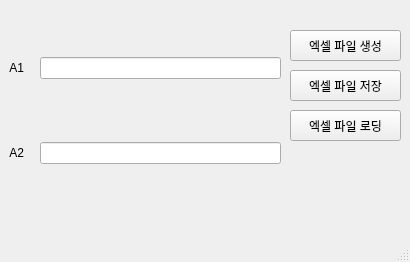
<?xml version="1.0" encoding="UTF-8"?>
<ui version="4.0">
 <class>MainWindow</class>
 <widget class="QMainWindow" name="MainWindow">
  <property name="geometry">
   <rect>
    <x>0</x>
    <y>0</y>
    <width>410</width>
    <height>262</height>
   </rect>
  </property>
  <property name="windowTitle">
   <string>MainWindow</string>
  </property>
  <widget class="QWidget" name="centralwidget">
   <widget class="QPushButton" name="p1">
    <property name="geometry">
     <rect>
      <x>290</x>
      <y>30</y>
      <width>111</width>
      <height>31</height>
     </rect>
    </property>
    <property name="text">
     <string>엑셀 파일 생성</string>
    </property>
   </widget>
   <widget class="QPushButton" name="p2">
    <property name="geometry">
     <rect>
      <x>290</x>
      <y>70</y>
      <width>111</width>
      <height>31</height>
     </rect>
    </property>
    <property name="text">
     <string>엑셀 파일 저장</string>
    </property>
   </widget>
   <widget class="QPushButton" name="p3">
    <property name="geometry">
     <rect>
      <x>290</x>
      <y>110</y>
      <width>111</width>
      <height>31</height>
     </rect>
    </property>
    <property name="text">
     <string>엑셀 파일 로딩</string>
    </property>
   </widget>
   <widget class="QWidget" name="gridLayoutWidget">
    <property name="geometry">
     <rect>
      <x>0</x>
      <y>0</y>
      <width>281</width>
      <height>221</height>
     </rect>
    </property>
    <layout class="QGridLayout" name="gridLayout">
     <item row="10" column="1">
      <widget class="QLineEdit" name="e2"/>
     </item>
     <item row="6" column="1">
      <widget class="QLineEdit" name="e1"/>
     </item>
     <item row="10" column="0">
      <widget class="QLabel" name="label">
       <property name="text">
        <string>   A2   </string>
       </property>
      </widget>
     </item>
     <item row="6" column="0">
      <widget class="QLabel" name="label_2">
       <property name="text">
        <string>   A1   </string>
       </property>
      </widget>
     </item>
    </layout>
   </widget>
  </widget>
  <widget class="QMenuBar" name="menubar">
   <property name="geometry">
    <rect>
     <x>0</x>
     <y>0</y>
     <width>410</width>
     <height>21</height>
    </rect>
   </property>
  </widget>
  <widget class="QStatusBar" name="statusbar"/>
 </widget>
 <resources/>
 <connections/>
</ui>
